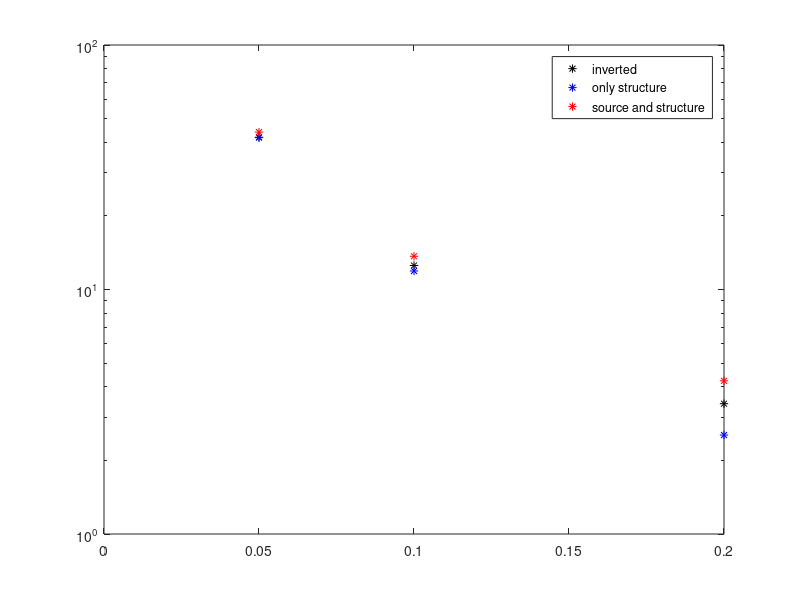
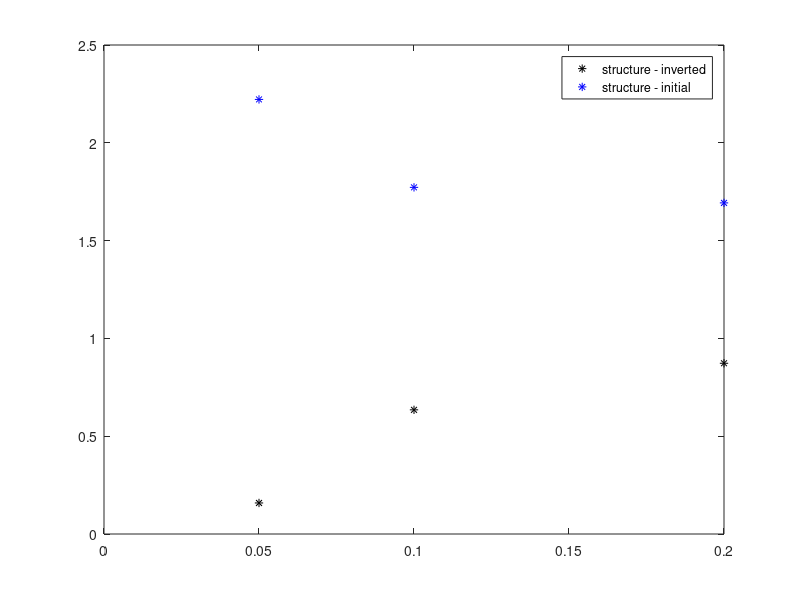

The MATLAB script that drew these images, in order:

inverted = [41.9497, 12.5373, 3.4121];
structure = [41.7910, 11.9025, 2.5392];
initial = [44.0128, 13.6747, 4.2320];


models = [0.05, 0.1, 0.2];

figure
semilogy( models, inverted, 'k*')
hold on
semilogy( models, structure, 'b*')
semilogy( models, initial, 'r*')

legend('inverted', 'only structure', 'source and structure')


figure
plot( models, abs(structure - inverted), 'k*')
hold on
plot( models, abs(structure - initial), 'b*')

legend('structure - inverted', 'structure - initial')